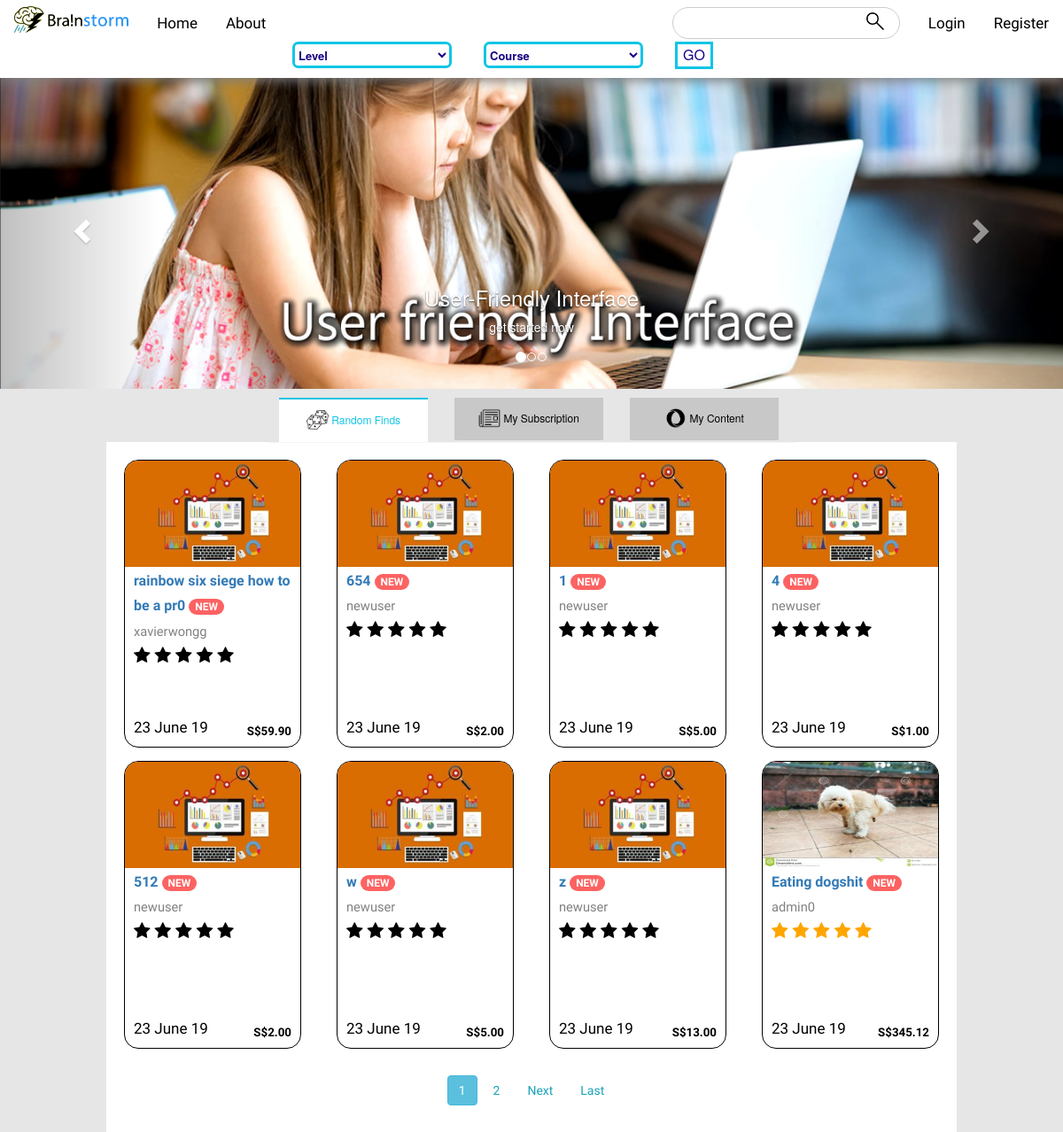
The page / on the database its author committed.
### store/models.py (models this page shows, shortened)
class Post(models.Model):
	title = models.CharField(max_length=100)
	image = models.ImageField(default = 'default0.jpg', upload_to='course_image/')
	description = models.TextField()
	price = models.DecimalField(decimal_places=2, max_digits=6)
	date_posted = models.DateTimeField(default=timezone.now)
	author = models.ForeignKey(User, on_delete=models.CASCADE)
	rating = models.IntegerField(default = 0)

### store/views.py (the view)
# urls.py: path('', PostListView.as_view(), name='store-home'),
class PostListView(ListView):
	model = Post
	template_name = 'store/home.html' # <app>/<model>_<viewtype>.html
	context_object_name = 'post'
	ordering = ['-date_posted']
	paginate_by = 8

### store/templates/store/home.html (shortened to what this page needs)
{% extends "store/base.html" %}
{% block content %}
      <div id="useless">
          <div id="myCarousel" class="carousel slide" data-ride="carousel">
    <ol class="carousel-indicators">
      <li data-target="#myCarousel" data-slide-to="0" class="active"></li>
      <li data-target="#myCarousel" data-slide-to="1"></li>
      <li data-target="#myCarousel" data-slide-to="2"></li>
    </ol>
  <div class="carousel-inner">
    <div class="item active">
      <div class="cover_holder">
      <img src="/static/store/kids.jpg" alt="c0">
      <div class="carousel-caption">
        <h3>User-Friendly Interface</h3>
        <p>get started now</p>
      </div>
      </div>
    </div>
  </div>
  <a class="left carousel-control" href="#myCarousel" data-slide="prev">
    <span class="glyphicon glyphicon-chevron-left"></span>
  </a>
  <a class="right carousel-control" href="#myCarousel" data-slide="next">
    <span class="glyphicon glyphicon-chevron-right"></span>
  </a>
</div>
      </div>
      <div class="panel">
        <span class="shape">
          <a style="background-color: white; color: rgb(16, 197, 230); border-top: solid 2px rgb(16, 197, 230);">
            <img src="/static/store/random.gif" alt="">
            Random Finds
          </a>
          </span>
          <span class="shape">
          <a href="#">
            <img src="/static/store/Subscription.gif" alt="">
            My Subscription
          </a>
          </span>
          <span class="shape">
          {% if user.is_authenticated %}
          <a  href="{% url 'user-posts' user.username %}">
          {% else %}
          <a  href="{% url 'login' %}">
          {% endif %}
            <img src="/static/store/content.gif" alt="">
            My Content
          </a>
          </span>
      </div>
      <p style="padding: 20px;"></p>
      <div style="padding-top: 20px;" id="main" >
      <section class="text-center mb-4">
        <div class="row">
        {% for post in post %}
          <div class="col-lg-3 col-md-6 mb-4">
            <div id="course_card">
              <div class="view overlay">
                <img style="margin-left: -10px;" src="{{ post.image.url }}" alt="">
              </div>
              <div>
                <div>
                  <strong>
                    <a class="title" href="{% url 'post-detail' post.id %}" > <span>{{ post.title }}</span>
                      <span  style="background-color: rgb(253, 98, 98);" class="badge badge-pill danger-color">NEW
                      </span>
                    </a>
                  </strong>
                </div>
                <a href="{% url 'user-posts' post.author.username %}" class="author">
                  {{ post.author }}
                </a>
                <div class="rating">
                {% if post.rating == 0 %}
                <span class="fa fa-star"></span>
                <span class="fa fa-star"></span>
                <span class="fa fa-star"></span>
                <span class="fa fa-star"></span>
                <span class="fa fa-star"></span>
                {% elif post.rating == 1 %}
                <span class="fa fa-star checked"></span>
                <span class="fa fa-star"></span>
                <span class="fa fa-star"></span>
                <span class="fa fa-star"></span>
                <span class="fa fa-star"></span>
                {% elif post.rating == 2 %}
                <span class="fa fa-star checked"></span>
                <span class="fa fa-star checked"></span>
                <span class="fa fa-star"></span>
                <span class="fa fa-star"></span>
                <span class="fa fa-star"></span>
                {% elif post.rating == 3 %}
                <span class="fa fa-star checked"></span>
                <span class="fa fa-star checked"></span>
                <span class="fa fa-star checked"></span>
                <span class="fa fa-star"></span>
                <span class="fa fa-star"></span>
                {% elif post.rating == 4 %}
                <span class="fa fa-star checked"></span>
                <span class="fa fa-star checked"></span>
                <span class="fa fa-star checked"></span>
                <span class="fa fa-star checked"></span>
                <span class="fa fa-star"></span>
                {% elif post.rating == 5 %}
                <span class="fa fa-star checked"></span>
                <span class="fa fa-star checked"></span>
                <span class="fa fa-star checked"></span>
                <span class="fa fa-star checked"></span>
                <span class="fa fa-star checked"></span>
                {% endif %}
                </div>
                <div>
                  <strong style="text-align: right;" class="price">S${{ post.price }}
                  </strong>
                </div>
                <small class="date">
                   {{ post.date_posted|date:'d F y'}}
                </small>
              </div>
            </div>
          </div>
        {% endfor %}
 </div>
      </section>
      <span class="centre">
        {% if is_paginated %}
          {% for num in page_obj.paginator.page_range %}
            {% if page_obj.number == num %}
              <a class="btn btn-info mb-4" href="?page={{ num }}">{{ num }}</a>
            {% elif num > page_obj.number|add:'-3' and num < page_obj.number|add:'3' %}
              <a class="btn btn-outline-info mb-4" href="?page={{ num }}">{{ num }}</a>
            {% endif %}
          {% endfor %}
            {% if page_obj.has_next %}
              <a class="btn btn-outline-info mb-4" href="?page={{ page_obj.next_page_number }}">Next</a>
              <a class="btn btn-outline-info mb-4" href="?page={{ page_obj.paginator.num_pages }}">Last</a>
            {% endif %}
        {% endif %}
      </span>
</div>
{% endblock content %}

### store/static/store/main.css (style rules this page uses)
body { color: black; padding: 0; margin: 0; background-color: rgb(230, 230, 230); height: 100%; margin: 0; background-attachment: fixed; }
#main { z-index: -1; color: black; background-color: rgb(255, 255, 255); font-family: 'Athiti', sans-serif; margin-top: 0%; font-size: 15pt; margin-left: 10%; margin-right: 10%; padding: 15px; padding-top: 100px; }
#useless img { display: block; margin-left: auto; margin-right: auto; width: 100%; }
.cover_holder { width: 100%; margin-right: auto; margin-left: auto; background: black; }
#useless { padding-top: 70px; border: none; }
.panel { margin-left: auto; margin-right: auto; width: 50%; background-color: rgb(230, 230, 230); overflow: hidden; margin-top: 10px; margin-bottom: -50px; border: none; z-index: 0; position: relative; }
.panel a { float: left; width: 28%; background-color: rgb(200, 200, 200); margin-right: 2.5%; margin-left: 2.5%; display: block; color: black; text-align: center; padding: 14px 16px; text-decoration: none; font-size: 12px; outline: none; }
.panel img { margin-top: -4px; width: 25px; }
#course_card img { width: 200px; height: 120px; }
#course_card { margin-left: auto; margin-right: auto; background-color: white; padding-left: 10px; padding-right: 10px; height: 325px; width: 200px; border: solid 1pt rgb(0, 0, 0); box-shadow: #231; text-align: left; color: black; border-radius: 12pt; overflow: hidden; display: block; position: relative; }
#course_card .title { font-size: 12pt; }
#course_card .price { font-size: 10pt; position: absolute; bottom: 8px; right: 10px; }
#course_card .date { padding-top: 20px; float: left; position: absolute; bottom: 10px; }
#course_card .author { color: grey; font-size: 11pt; }
.checked { color: orange; }
.rating { float: none; padding: 0; margin: 0; }
.centre { display: block; margin-left: auto; margin-right: auto; text-align: center; }

### rows shown on the page
Post: image (placeholder picture), title "rainbow six siege how to be a pr0", author "xavierwongg", rating 0 (drawn), price "59.90", date_posted "23 June 19"
Post: image (placeholder picture), title "654", author "newuser", rating 0 (drawn), price "2.00", date_posted "23 June 19"
Post: image (placeholder picture), title "1", author "newuser", rating 0 (drawn), price "5.00", date_posted "23 June 19"
Post: image (placeholder picture), title "4", author "newuser", rating 0 (drawn), price "1.00", date_posted "23 June 19"
Post: image (placeholder picture), title "512", author "newuser", rating 0 (drawn), price "2.00", date_posted "23 June 19"
Post: image (placeholder picture), title "w", author "newuser", rating 0 (drawn), price "5.00", date_posted "23 June 19"
Post: image (placeholder picture), title "z", author "newuser", rating 0 (drawn), price "13.00", date_posted "23 June 19"
Post: image (picture), title "Eating dogshit", author "admin0", rating 5 (drawn), price "345.12", date_posted "23 June 19"

### other values the page prints
{{ num }} "1"
{{ num }} "2"
